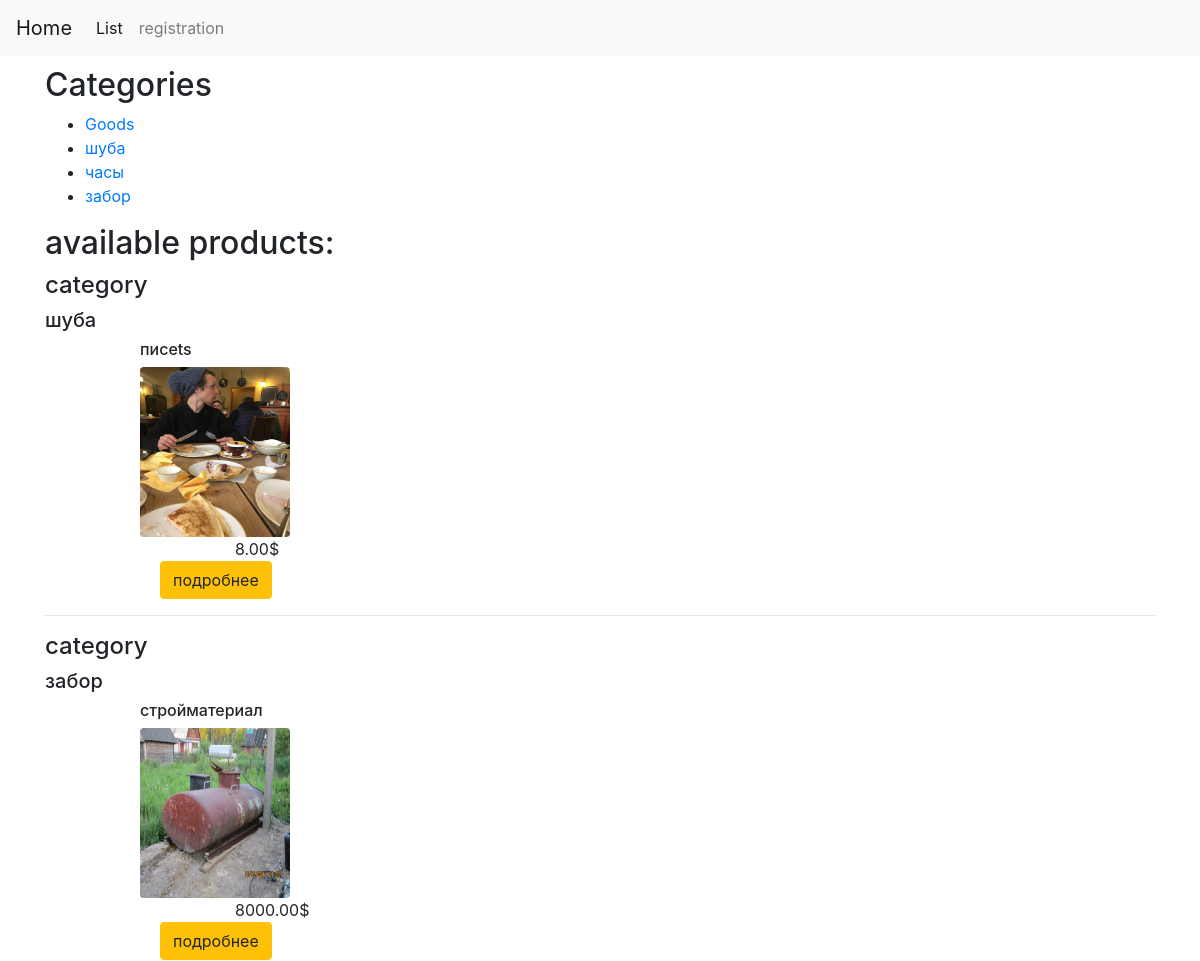
The app's page /products/list/ (upper part), older data.
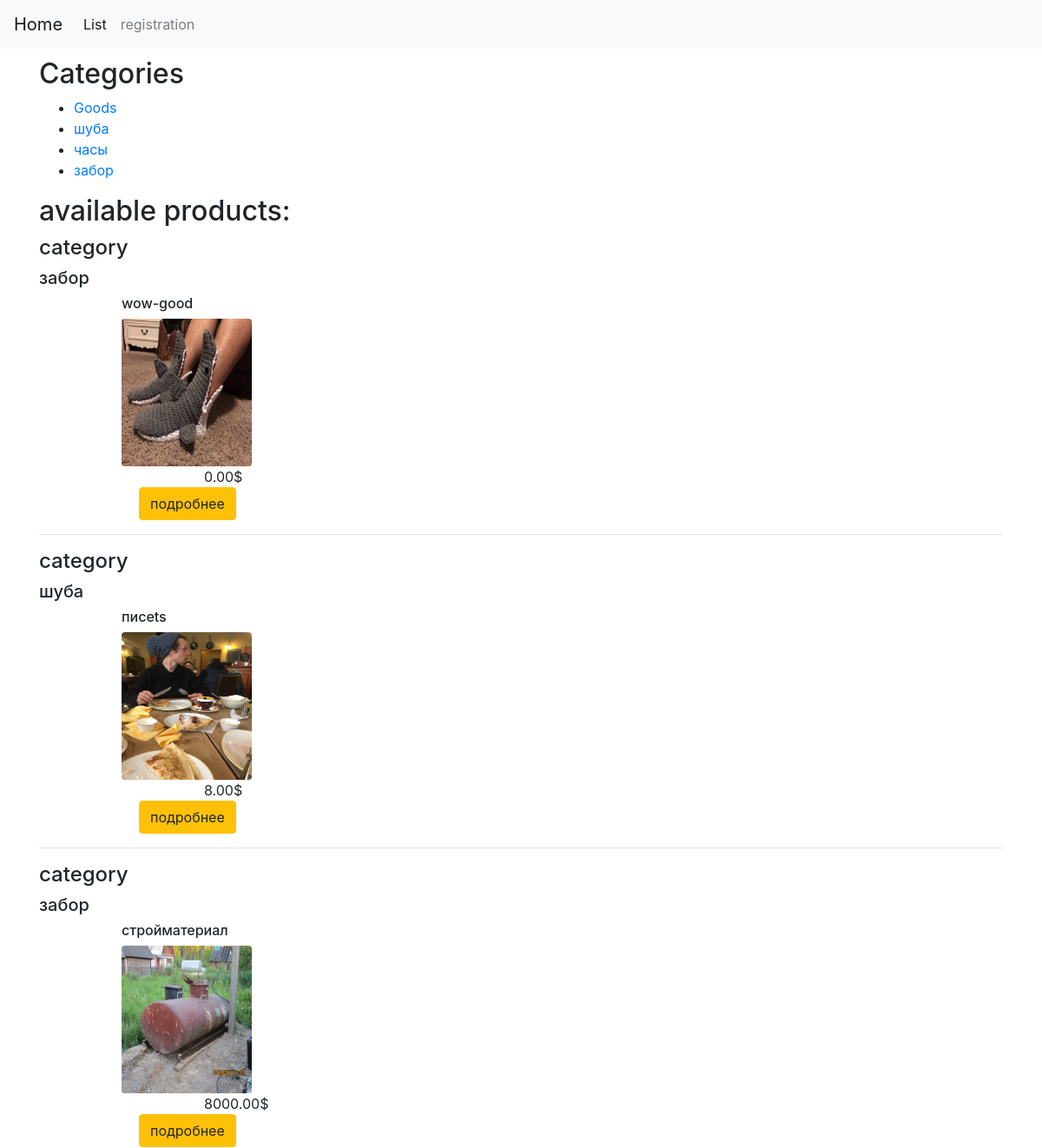
The same page, newer data.
### products/models.py (models this page shows, shortened)
class Category(models.Model):
    name = models.CharField(max_length =200,db_index = True)
    slug = models.SlugField(max_length =200,db_index = True,unique = True)
    class Meta:
        ordering = ['-name']
        verbose_name = 'category'
        verbose_name_plural = 'categories'
    def __str__(self):
        return self.name
    def get_absolute_url(self):
        return '{}/'.format(self.slug)

class Luggage(models.Model):
    category = models.ForeignKey(Category,related_name='категория',on_delete=models.CASCADE)
    name = models.CharField(max_length =200,db_index = True)
    slug = models.SlugField(max_length =200,db_index = True)
    image = models.ImageField(default = 'products_pictures/default.jpg',upload_to = 'products_pictures',blank =True)
    description = models.TextField(blank= True)
    price = models.DecimalField(max_digits = 10,decimal_places=2)
    stock = models.PositiveIntegerField()
    available = models.BooleanField(default=True)
    created = models.DateTimeField(auto_now_add = True)
    updated =  models.DateTimeField(auto_now = True)
    class Meta:
        ordering = ['-created']
        index_together = (('id','slug'))
    def get_absolute_url(self):
        return '{}/{}/'.format(self.id,self.slug)

### products/views.py (the view)
# urls.py: path('list/',views.show_product_list,name = 'list'),
def show_product_list(request, category_slug=None):
    category = None
    categories = Category.objects.all()
    products = Products.objects.filter(available=True)
    if category_slug:
        category = get_object_or_404(Category, slug=category_slug)
        products = products.filter(category=category)
    return render(request, 'products/list.html', {
        'category': category,
        'categories': categories,
        'products': products
    })

### products/templates/products/list.html (shortened to what this page needs)
{% extends "shop/base.html"%}
{% load static %}
{% block main_path%}
<div class="slidebar">
    <div class="container">
        <div class="row">
            <div class="col-md-12">
                <div class="row">
                    <div class="col-md-3 categories-header">
                        <h2>Categories</h2>
                    </div>
                </div>
            </div>
        </div>
    </div>
    <div class="container">
        <div class="row">
            <div class="col-md-4">
                <ul>
                    <li>
                        <a href="{% url  'list' %}">Goods</a>
                    </li>
                    {% for c in categories %}
                    <li>
                        <a href="{{c.get_absolute_url}}">{{c.name}}</a>
                    </li>
                    {%endfor%}
                </ul>
            </div>
        </div>
        <div class="row">
            <div class="col-md-12">
                <h2>available products:</h2>
            </div>
        </div>
        {% for product in products %}
        <div class="container_product">
            <div class="row">
                <div class="col-md-4">
                    <h4>category<h5>{{product.category}}</h5>
                    </h4>
                </div>
            </div>
            <div class="row">
                <div class="col-md-4 col-md-4 offset-1  ">
                    <h6>{{product.name}}</h6>
                </div>
            </div>
            <div class="row">
                <div class="col-md-4 col-md-4 offset-1">
                    <img class="mr-2 rounded" src="{{product.image.url}}" style="width:150px;height:170px;">
                </div>
            </div>
            <div class="row">
                <div class="col-md-4 col-md-4 offset-2">
                    {{product.price}}$
                </div>
            </div>
            <div class="row">
                <div class="col-md-4 col-md-4 offset-1" style=right:-20px;>
                    <a href="{{product.get_absolute_url}}" target=_blank <button class="btn btn-warning">подробнее</button></a>
                </div>
            </div>
        </div>
        <hr>
        {% endfor %}
        {% endblock main_path %}

### shop/templates/shop/base.html (shortened to what this page needs)
<!doctype html>
{% load static %}
{% load staticfiles %}
{% load i18n %}
<html lang="en">
<head>
    <link rel="stylesheet" href="https://stackpath.bootstrapcdn.com/bootstrap/4.3.1/css/bootstrap.min.css">
    <link rel=”stylesheet” href=”{% static 'shop/main.css' %}”>
</head>
<body>
    <nav class="navbar navbar-expand-lg navbar-light bg-light">
        <a class="navbar-brand" href="{% url 'home' %}">Home</a>
        <div class="collapse navbar-collapse" id="navbarNav">
            <ul class="navbar-nav">
                <li class="nav-item active">
                    <a class="nav-link" href="{% url 'list' %}">List <span class="sr-only">(current)</span></a>
                </li>
                {% if user.is_authenticated %}
                <li class="nav-item">
                    <a class="nav-link" href="{% url 'show_cart_items' %}">in cart</a>
                </li>
                <li class="nav-item">
                    <a class="nav-link" href="{% url 'profile' %}">Profile</a>
                </li>
                 <li class="nav-item">
                    <a class="nav-link " href="{% url 'exit' %}">Logout</a>
                </li>
                {% else %}
                <li class="nav-item">
                    <a class = nav-link href="{% url 'reg' %}">registration</a>
                </li>
                 {% endif %}
        </div>
    </nav>
    <div class="row">
        <div class="col-md-12">
            <div class="main_path">
                <div class="row">
                    <div class="col-md-12">
                        {%block main_path%}{%endblock%}
                    </div>
                </div>
            </div>
</body>
</html>

### shop/templates/shop/base.html (style rules this page uses)
.main_path { margin-top: 10px; }

Row changes from the older to the newer data that the page shows:
added Luggage: category "забор", name "wow-good", image (picture), price "0.00"
